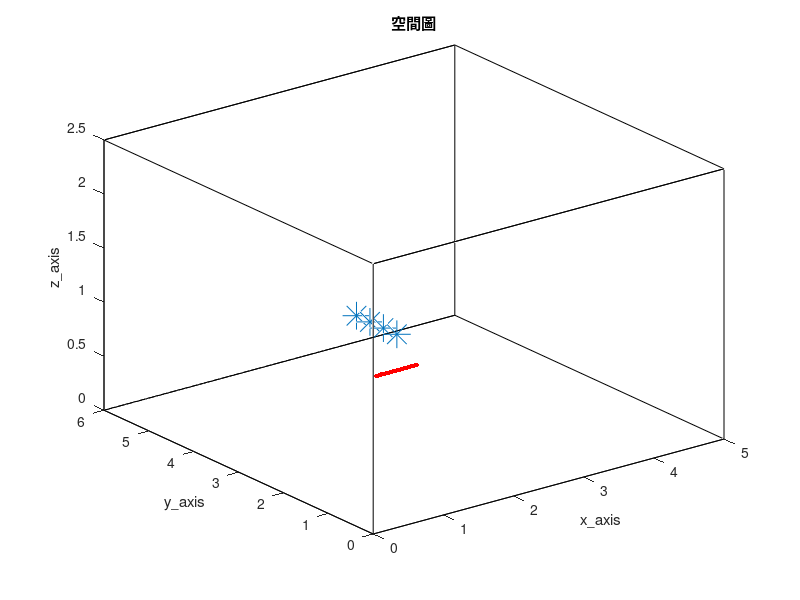

Reproduce this figure in MATLAB. (Note: this script raises an error after producing the figure.)
clc; clear;
close all;

%% RIR parameter %%
SorNum = 1;                                              % source number
MicNum = 30;                                             % number of microphone
c = 343;                                                 % Sound velocity (m/s)
fs = 16000;                                              % Sample frequency (samples/s)

% ULA %
MicStart = [1, 1.5, 1];
spacing = 0.02;
MicPos = zeros(MicNum, 3);
for i = 1:MicNum
    MicPos(i, :) = [MicStart(1, 1) + (i-1)*spacing, MicStart(1, 2), MicStart(1, 3)];
end

room_dim = [5, 6, 2.5];                                  % Room dimensions [x y z] (m)
SorPos = [2, 2.6, 1];                                    % first source position
%%%%%%%%%%%%%%%%%%%%%%%%%%%%%%%%%%%%%%%%%%%%%%%%%%%%%%%%%%%%%%%%%%%%%%%%%%%%%%%%%%%%%%
SorPosNum = 4;                                           % number of source positions
Sor_spacing = 0.3;                                       % source spacing
reverberation_time = 0.6;                                % Reverberation time (s)
points_rir = 12288;                                      % Number of rir points
%%%%%%%%%%%%%%%%%%%%%%%%%%%%%%%%%%%%%%%%%%%%%%%%%%%%%%%%%%%%%%%%%%%%%%%%%%%%%%%%%%%%%%
mtype = 'omnidirectional';                               % Type of microphone
order = -1;                                              % -1 equals maximum reflection order!
dim = 3;                                                 % Room dimension
orientation = 0;                                         % Microphone orientation (rad)
hp_filter = 1;                                           % Disable high-pass filter

% calculate source position %
for j = 2:SorPosNum
    SorPos(j, :) = [SorPos(j-1, 1), SorPos(j-1, 2) + Sor_spacing, SorPos(j-1, 3)];
end

% 畫空間圖 %
figure(1);
plot3( [0 room_dim(1, 1) room_dim(1, 1) 0 0 0 room_dim(1, 1) room_dim(1, 1) 0 0 room_dim(1, 1) room_dim(1, 1) 0 0 room_dim(1, 1) room_dim(1, 1)], ...
       [0 0 room_dim(1, 2) room_dim(1, 2) 0 0 0 room_dim(1, 2) room_dim(1, 2) room_dim(1, 2) room_dim(1, 2) room_dim(1, 2) room_dim(1, 2) 0 0 0], ...
       [0 0 0 0 0 room_dim(1, 3) room_dim(1, 3) room_dim(1, 3) room_dim(1, 3) 0 0 room_dim(1, 3) room_dim(1, 3) room_dim(1, 3) room_dim(1, 3) 0] , 'k')
hold on
plot3(MicPos(:, 1), MicPos(:, 2), MicPos(:, 3), 'r.', 'MarkerSize', 10)
hold on
plot3(SorPos(:, 1), SorPos(:, 2), SorPos(:, 3), '*', 'MarkerSize', 20)
hold off
xlabel('x\_axis')
ylabel('y\_axis')
zlabel('z\_axis')
title('空間圖')
shg

%% generate ground-truth RIR (h) %%
% 產生 RIR 和存.mat 檔 %
for j = 1:SorPosNum
    h = rir_generator(c, fs, MicPos, SorPos(j, :), room_dim, reverberation_time, points_rir, mtype, order, dim, orientation, hp_filter);
    rir_filename_str = ['h\h_', string(reverberation_time), 'x', string(points_rir), 'x', string(Sor_spacing), 'x', string(SorPosNum), '.', string(j), '.mat'];
    rir_filemane = join(rir_filename_str, '');
    save(rir_filemane, 'h')
end

% 存 SorPos .mat 檔 %
SorPos_filename_str = ['h\SorPos_', string(reverberation_time), 'x', string(points_rir), 'x', string(Sor_spacing), 'x', string(SorPosNum), '.mat'];
SorPos_filemane = join(SorPos_filename_str, '');
save(SorPos_filemane, 'SorPos')
